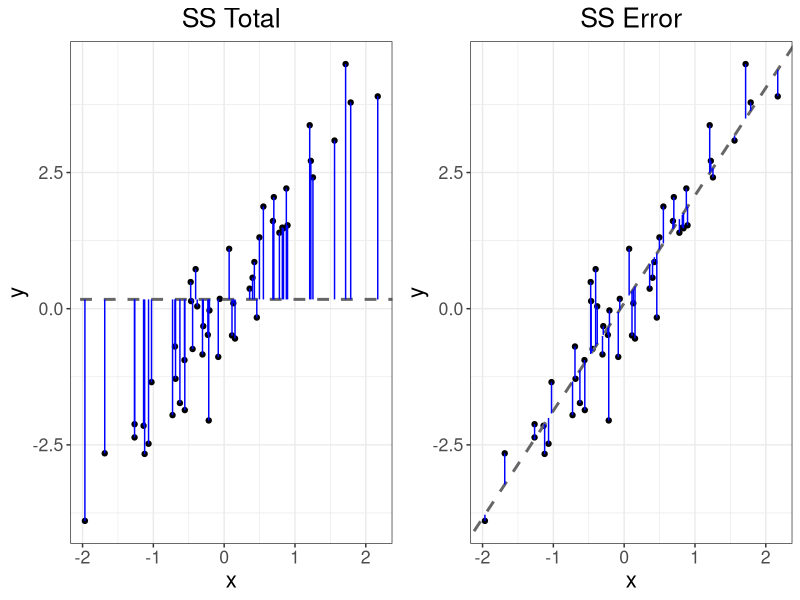

Source code (R):
library(ggplot2)

set.seed(123)
x <- rnorm(50)
y <- 2*x + rnorm(50, sd = 0.7) 

tdf <- data.frame(x = x, y = y)
test <- lm(y~x, data = tdf)

p1 <- ggplot(data = tdf) +
  geom_point(aes(x = x, y = y)) + 
  geom_abline(slope = 0, intercept = mean(y), lty = 2, lwd = 1, col = "gray40") + 
  geom_segment(aes(x = x, y = y, xend = x, yend = mean(tdf$y)),
               col = "blue") + 
  ggtitle("SS Total") + 
  theme_bw() + 
  theme(text = element_text(size = 16),
        plot.title = element_text(hjust = 0.5))


p2 <- ggplot(data = tdf) +
  geom_point(aes(x = x, y = y)) + 
  geom_abline(slope = test$coefficients[2], 
              intercept = test$coefficients[1], lty = 2, lwd = 1, col = "gray40") + 
  geom_segment(aes(x = x, y = y, xend = x, 
                   yend = test$coefficients[1] + test$coefficients[2]*x),
               col = "blue") + 
  ggtitle("SS Error") + 
  theme_bw() + 
  theme(text = element_text(size = 16),
        plot.title = element_text(hjust = 0.5))

pdf(file = "ssError.pdf", width = 14)
gridExtra::grid.arrange(p1, p2, nrow = 1)
dev.off()
